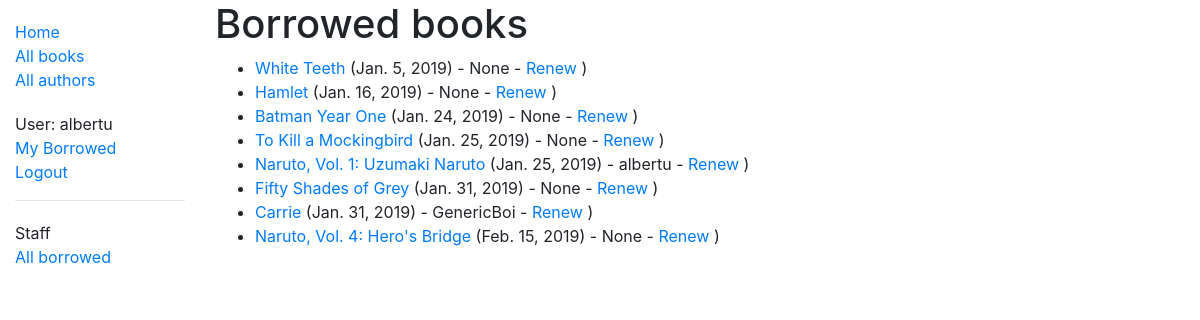
Screenshot of /catalog/allbooks/ (signed in) with the database file from the repository.
### catalog/models.py (models this page shows, shortened)
class BookInstance(models.Model):
    id = models.UUIDField(primary_key=True, default=uuid.uuid4, help_text='Unique ID for this particular book across whole library')
    book = models.ForeignKey('Book', on_delete=models.SET_NULL, null=True)
    imprint = models.CharField(max_length=200)
    due_back = models.DateField(null=True, blank=True)
    borrower = models.ForeignKey(User, on_delete=models.SET_NULL, null=True, blank=True)
    LOAN_STATUS = (
        ('m', 'Maintenance'),
        ('o', 'On loan'),
        ('a', 'Available'),
        ('r', 'Reserved'),
    )
    status = models.CharField(
        max_length=1,
        choices=LOAN_STATUS,
        blank=True,
        default='m',
        help_text='Book availability',
    )
    class Meta:
        ordering = ['due_back']

class Book(models.Model):
    title = models.CharField(max_length=200)
    author = models.ForeignKey('Author', on_delete=models.SET_NULL, null=True)
    summary = models.TextField(max_length=4000, help_text='Enter a brief description of the book')
    isbn = models.CharField('ISBN', max_length=13, help_text='13 Character <a href="https://www.isbn-international.org/content/what-isbn">ISBN number</a>')
    genre = models.ManyToManyField(Genre, help_text='Select a genre for this book')
    language = models.ManyToManyField(Language, help_text='Select a language for this book')
    def display_genre(self):
        """Create a string for the Genre. This is required to display genre in Admin."""
        return ', '.join(genre.name for genre in self.genre.all()[:3])
    display_genre.short_description = 'Genre'

### catalog/views.py (the view)
# urls.py: path('allbooks/', views.AllBorrowedBooks.as_view(), name="Librarian-unique"),
class AllBorrowedBooks(PermissionRequiredMixin, generic.ListView):
    model = BookInstance
    permission_required = 'catalog.can_mark_returned'
    template_name = 'catalog/bookinstance_list_borrowed_librarian.html'
    paginate_by = 10
    def get_queryset(self):
        return BookInstance.objects.filter(status__exact="o").order_by('due_back')

### catalog/templates/catalog/bookinstance_list_borrowed_librarian.html
{% extends "base_generic.html" %}
{% block content %}
    <h1>Borrowed books</h1>
    {% if bookinstance_list %}
    <ul>
      {% for bookinst in bookinstance_list %}
      <li class="{% if bookinst.is_overdue %}text-danger{% endif %}">
        <a href="{% url 'book-detail' bookinst.book.pk %}">{{bookinst.book.title}}</a> ({{ bookinst.due_back }}) {% if user.is_staff %}- {{ bookinst.borrower }}{% endif %} {% if perms.catalog.can_mark_returned %}- <a href="{% url 'renew-book-librarian' bookinst.id %}">Renew</a>  {% endif %})
      </li>
      {% endfor %}
    </ul>
    {% else %}
      <p>There are no books borrowed.</p>
    {% endif %}
{% endblock %}

### catalog/templates/base_generic.html (shortened to what this page needs)
<!DOCTYPE html>
<html lang="en">
<head>
  <link rel="stylesheet" href="https://stackpath.bootstrapcdn.com/bootstrap/4.1.3/css/bootstrap.min.css">
  {% load static %}
  <link rel="stylesheet" href="{% static 'css/styles.css' %}">
</head>
<body>
  <div class="container-fluid">
    <div class="row">
      <div class="col-sm-2">
        {% block sidebar %}
        <ul class="sidebar-nav">
          <li><a href="{% url 'index' %}">Home</a></li>
          <li><a href="{% url 'books' %}">All books</a></li>
          <li><a href="{% url 'authors' %}">All authors</a></li>
        </ul>
        <ul class="sidebar-nav">
         {% if user.is_authenticated %}
           <li>User: {{ user.get_username }}</li>
           <li><a href="{% url 'my-borrowed' %}">My Borrowed</a></li>
           <li><a href="{% url 'logout'%}?next={{request.path}}">Logout</a></li>
         {% else %}
           <li><a href="{% url 'login'%}?next={{request.path}}">Login</a></li>
         {% endif %}
        </ul>
         {% if user.is_staff %}
         <hr />
         <ul class="sidebar-nav">
         <li>Staff</li>
         {% if perms.catalog.can_mark_returned %}
         <li><a href="{% url 'Librarian-unique' %}">All borrowed</a></li>
         {% endif %}
         </ul>
          {% endif %}
      {% endblock %}
        </div>
      <div class="col-sm-10 ">{% block content %}{% endblock %}
      </div>
    </div>
  </div>
</body>
</html>

### catalog/static/css/styles.css (style rules this page uses)
.sidebar-nav { margin-top: 20px; padding: 0; list-style: none; }

### rows the page displays
BookInstance: book "White Teeth", due_back "Jan. 5, 2019", borrower "None"
BookInstance: book "Hamlet", due_back "Jan. 16, 2019", borrower "None"
BookInstance: book "Batman Year One", due_back "Jan. 24, 2019", borrower "None"
BookInstance: book "To Kill a Mockingbird", due_back "Jan. 25, 2019", borrower "None"
BookInstance: book "Naruto, Vol. 1: Uzumaki Naruto", due_back "Jan. 25, 2019", borrower "albertu"
BookInstance: book "Fifty Shades of Grey", due_back "Jan. 31, 2019", borrower "None"
BookInstance: book "Carrie", due_back "Jan. 31, 2019", borrower "GenericBoi"
BookInstance: book "Naruto, Vol. 4: Hero's Bridge", due_back "Feb. 15, 2019", borrower "None"

### other values shown
{{ user.get_username }} "albertu"
